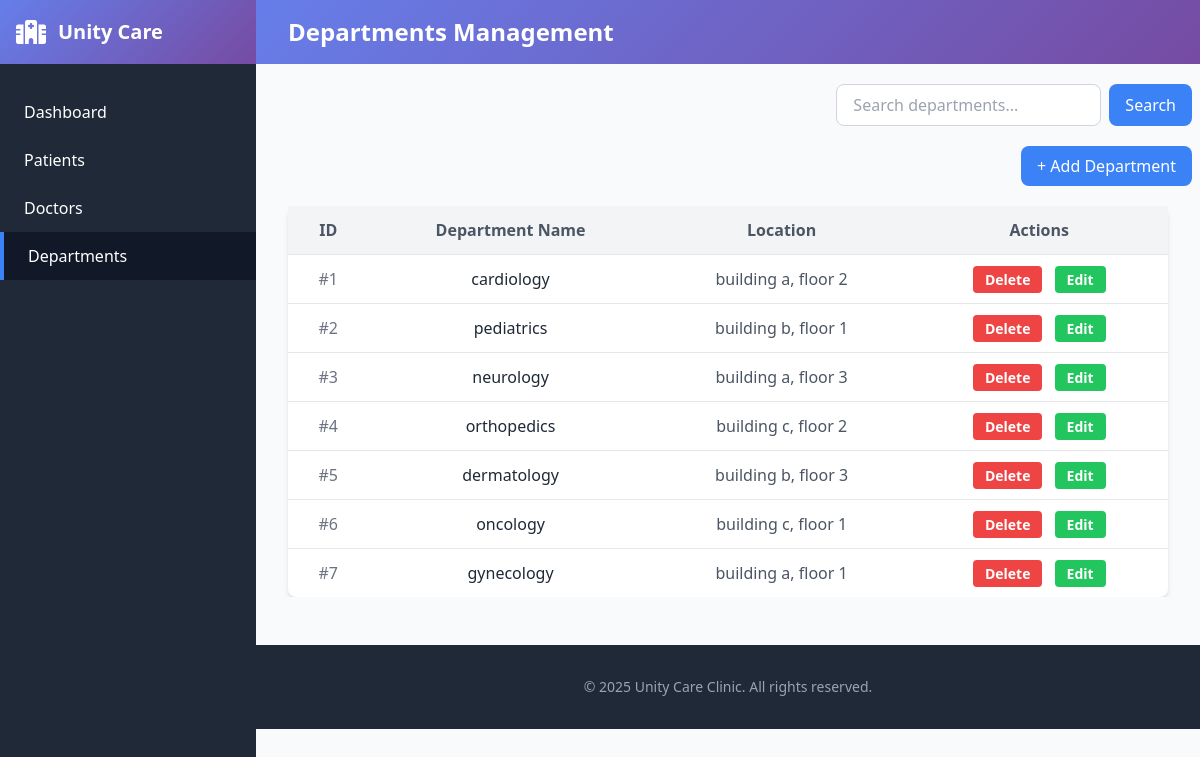
The app's page /views/departments.php with its own data.
### tables this page shows
create table departments (
    department_id int(11) auto_increment,
    department_name varchar(50),
    location varchar(100),
    primary key (department_id)
);

### views/departments.php (the view, shortened to what this page needs)
<?php
include "../config/connection.php";
$search = isset($_GET['search_department']) ? trim($_GET['search_department']) : '';
if (!empty($search)) {
    $query = "select * from departments where department_name like '%$search%' OR location like '%$search%'";
    $getAllDepartments = mysqli_query($connection, $query);
} else {
    $query = "select * from departments";
    $getAllDepartments = mysqli_query($connection, $query);
}
?>
<!DOCTYPE html>
<html lang="en">
<head>
    <script src="https://cdn.tailwindcss.com"></script>
    <link rel="stylesheet" href="https://cdnjs.cloudflare.com/ajax/libs/font-awesome/6.4.0/css/all.min.css">
    <link rel="stylesheet" href="../assets/style.css">
</head>
<body class="bg-gray-50 flex h-screen overflow-hidden">
    <aside class="bg-gray-800 text-white w-64 shrink-0 hidden md:block">
        <div class="p-4 gradient-bg">
            <div class="flex items-center">
                <i class="fas fa-hospital text-2xl mr-3"></i>
                <h1 class="text-xl font-bold">Unity Care</h1>
            </div>
        </div>
        <nav class="mt-6">
            <a href="#" class="flex items-center px-6 py-3 hover:bg-gray-700 transition">
                <span>Dashboard</span>
            </a>
            <a href="patients.php" class="flex items-center px-6 py-3 hover:bg-gray-700 transition">
                <span>Patients</span>
            </a>
            <a href="doctors.php" class="flex items-center px-6 py-3 hover:bg-gray-700 transition">
                <span>Doctors</span>
            </a>
            <a href="departments.php" class="flex items-center px-6 py-3 bg-gray-900 border-l-4 border-blue-500">
                <span>Departments</span>
            </a>
        </nav>
    </aside>
    <div class="flex-1 flex flex-col h-screen overflow-hidden">
        <nav class="gradient-bg shadow-lg shrink-0">
            <div class="max-w-7xl mx-auto px-4 sm:px-6 lg:px-8">
                <div class="flex justify-between items-center h-16">
                    <div class="flex items-center">
                        <span class="text-white text-2xl font-bold hidden md:block">Departments Management</span>
                    </div>
                </div>
            </div>
        </nav>
        <main class="flex-1 overflow-x-hidden overflow-y-auto bg-gray-50">
            <form method="GET" action="departments.php" class="mt-5 mr-2 flex justify-end">
                <input type="text" name="search_department" placeholder="Search departments..." value="<?= htmlspecialchars($_GET['search_department'] ?? '') ?>" class="border border-gray-300 rounded-lg px-4 py-2">
                <button type="submit" class="ml-2 bg-blue-500 text-white px-4 py-2 rounded-lg">Search</button>
            </form>
            <div class="flex justify-end">
                <button id="showAddPatientForm" class="bg-blue-500 hover:bg-blue-600 text-white px-4 py-2 rounded-lg transition mt-5 mr-2">
                    + Add Department
                </button>
            </div>
            <div class="overflow-x-auto flex justify-center mt-5 px-6">
                <table class="display w-full md:mx-2 bg-white shadow-md rounded-lg">
                    <thead class="bg-gray-100">
                        <tr>
                            <th class="py-3 px-4 text-center font-semibold text-gray-600 border-b">ID</th>
                            <th class="py-3 px-4 text-center font-semibold text-gray-600 border-b">Department Name</th>
                            <th class="py-3 px-4 text-center font-semibold text-gray-600 border-b">Location</th>
                            <th class="py-3 px-4 text-center font-semibold text-gray-600 border-b">Actions</th>
                        </tr>
                    </thead>
                    <tbody class="divide-y divide-gray-200">
                        <?php
                        if ($getAllDepartments && mysqli_num_rows($getAllDepartments) > 0):
                            while ($dept = mysqli_fetch_assoc($getAllDepartments)):
                        ?>
                                <tr class="hover:bg-gray-50 transition-colors">
                                    <td class="py-3 px-4 text-center text-gray-500">#<?= $dept['department_id']; ?></td>
                                    <td class="py-3 px-4 text-center font-medium text-gray-800"><?= $dept['department_name']; ?></td>
                                    <td class="py-3 px-4 text-center text-gray-600"><?= $dept['location']; ?></td>
                                    <td class="py-3 px-4 text-center space-x-2">
                                        <a class="bg-red-500 hover:bg-red-600 text-white px-3 py-1 rounded text-sm font-semibold transition" href="departments.php?action=delete&id=<?= $dept['department_id']; ?>" onclick="return confirm('Are you sure you want to delete this department?');">Delete</a>
                                        <a class="bg-green-500 hover:bg-green-600 text-white px-3 py-1 rounded text-sm font-semibold transition" href="departments.php?action=edit&id=<?= $dept['department_id']; ?>">Edit</a>
                                    </td>
                                </tr>
                            <?php endwhile;
                        else: ?>
                            <tr>
                                <td colspan="4" class="text-center py-4 text-gray-500">No departments found.</td>
                            </tr>
                        <?php endif; ?>
                    </tbody>
                </table>
            </div>
            <footer class="bg-gray-800 text-white py-8 mt-12">
                <div class="max-w-7xl mx-auto px-4 sm:px-6 lg:px-8 text-center text-gray-400 text-sm">
                    <p>&copy; 2025 Unity Care Clinic. All rights reserved.</p>
                </div>
            </footer>
        </main>
    </div>
</body>
</html>

### assets/style.css (style rules this page uses)
.gradient-bg { background: linear-gradient(135deg, #667eea 0%, #764ba2 100%); }

### records on screen
departments: department_id "1", department_name "cardiology", location "building a, floor 2"
departments: department_id "2", department_name "pediatrics", location "building b, floor 1"
departments: department_id "3", department_name "neurology", location "building a, floor 3"
departments: department_id "4", department_name "orthopedics", location "building c, floor 2"
departments: department_id "5", department_name "dermatology", location "building b, floor 3"
departments: department_id "6", department_name "oncology", location "building c, floor 1"
departments: department_id "7", department_name "gynecology", location "building a, floor 1"
